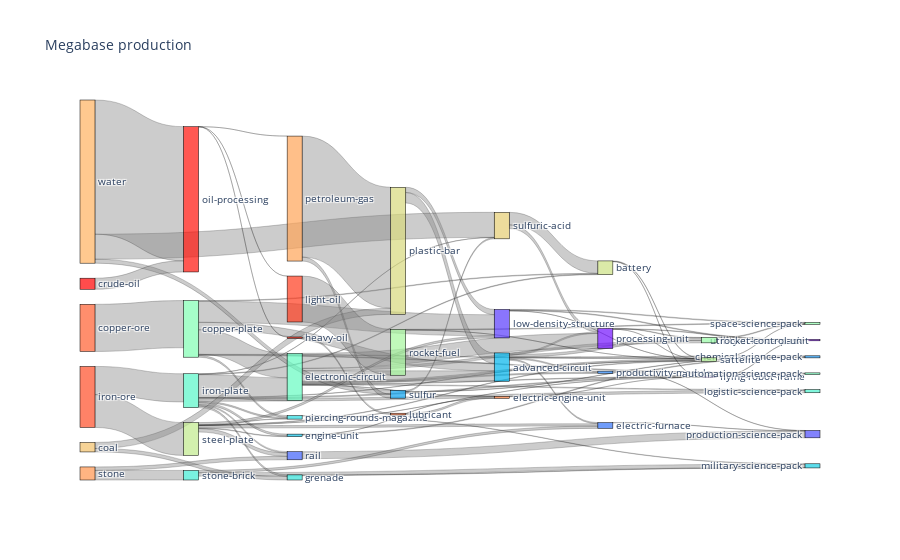

Notebook code cell kept with this figure:
### Code cell
import plotly.graph_objects as go

def mpc_to_rgba(value, alpha=1):
    return 'rgba({},{},{},{})'.format(*[int(f * 255) for f in matplotlib.colors.to_rgb(value)], alpha)

c = iter(cm.rainbow(np.linspace(0, 1, G.order())))

node_label = [str(n) for n in G]
node_color = [next(c) for n in G]

(source, target, value, edge_color, edge_label) = zip(*[
        [*[node_label.index(n) for n in edge],
         w,
         'rgba(127,127,127,0.4)',
         '{}->{}'.format(*edge)
        ] for (*edge, w) in G.edges.data('width')
    ])

fig = go.Figure(data=[go.Sankey(
    valueformat = ".0f",
    valuesuffix = "TWh",
    # Define nodes
    node = dict(
      pad = 15,
      thickness = 15,
      line = dict(color = "black", width = 0.5),
      label =  node_label,
      color =  [mpc_to_rgba(color, 0.7) for color in node_color]
    ),
    # Add links
    link = dict(
      source =  source,
      target =  target,
      value =  value,
      label =  edge_label,
      line = dict(color = "black", width = 0.2),
      color =  edge_color
))])

fig.update_layout(title_text="Megabase production", font_size=10)
fig.show()

### Figure 1 — Plotly figure (JSON) as saved in the notebook; plotly's stock layout.template omitted (floating-point values rounded to 4 significant figures)
{"data": [{"link": {"color": ["rgba(127,127,127,0.4)", "rgba(127,127,127,0.4)", "rgba(127,127,127,0.4)", "rgba(127,127,127,0.4)", "rgba(127,127,127,0.4)", "rgba(127,127,127,0.4)", "rgba(127,127,127,0.4)", "rgba(127,127,127,0.4)", "rgba(127,127,127,0.4)", "rgba(127,127,127,0.4)", "rgba(127,127,127,0.4)", "rgba(127,127,127,0.4)", "rgba(127,127,127,0.4)", "rgba(127,127,127,0.4)", "rgba(127,127,127,0.4)", "rgba(127,127,127,0.4)", "rgba(127,127,127,0.4)", "rgba(127,127,127,0.4)", "rgba(127,127,127,0.4)", "rgba(127,127,127,0.4)", "rgba(127,127,127,0.4)", "rgba(127,127,127,0.4)", "rgba(127,127,127,0.4)", "rgba(127,127,127,0.4)", "rgba(127,127,127,0.4)", "rgba(127,127,127,0.4)", "rgba(127,127,127,0.4)", "rgba(127,127,127,0.4)", "rgba(127,127,127,0.4)", "rgba(127,127,127,0.4)", "rgba(127,127,127,0.4)", "rgba(127,127,127,0.4)", "rgba(127,127,127,0.4)", "rgba(127,127,127,0.4)", "rgba(127,127,127,0.4)", "rgba(127,127,127,0.4)", "rgba(127,127,127,0.4)", "rgba(127,127,127,0.4)", "rgba(127,127,127,0.4)", "rgba(127,127,127,0.4)", "rgba(127,127,127,0.4)", "rgba(127,127,127,0.4)", "rgba(127,127,127,0.4)", "rgba(127,127,127,0.4)", "rgba(127,127,127,0.4)", "rgba(127,127,127,0.4)", "rgba(127,127,127,0.4)", "rgba(127,127,127,0.4)", "rgba(127,127,127,0.4)", "rgba(127,127,127,0.4)", "rgba(127,127,127,0.4)", "rgba(127,127,127,0.4)", "rgba(127,127,127,0.4)", "rgba(127,127,127,0.4)", "rgba(127,127,127,0.4)", "rgba(127,127,127,0.4)", "rgba(127,127,127,0.4)", "rgba(127,127,127,0.4)", "rgba(127,127,127,0.4)", "rgba(127,127,127,0.4)", "rgba(127,127,127,0.4)", "rgba(127,127,127,0.4)", "rgba(127,127,127,0.4)", "rgba(127,127,127,0.4)", "rgba(127,127,127,0.4)", "rgba(127,127,127,0.4)", "rgba(127,127,127,0.4)", "rgba(127,127,127,0.4)", "rgba(127,127,127,0.4)", "rgba(127,127,127,0.4)", "rgba(127,127,127,0.4)", "rgba(127,127,127,0.4)", "rgba(127,127,127,0.4)", "rgba(127,127,127,0.4)", "rgba(127,127,127,0.4)", "rgba(127,127,127,0.4)", "rgba(127,127,127,0.4)", "rgba(127,127,127,0.4)", "rgba(127,127,127,0.4)", "rgba(127,127,127,0.4)", "rgba(127,127,127,0.4)", "rgba(127,127,127,0.4)", "rgba(127,127,127,0.4)", "rgba(127,127,127,0.4)", "rgba(127,127,127,0.4)"], "label": ["processing-unit->utility-science-pack", "processing-unit->sattelite", "processing-unit->rocket-control-unit", "flying-robot-frame->utility-science-pack", "low-density-structure->utility-science-pack", "low-density-structure->space-science-pack", "low-density-structure->sattelite", "rail->production-science-pack", "electric-furnace->production-science-pack", "productivity-module->production-science-pack", "sulfur->chemical-science-pack", "sulfur->sulfuric-acid", "advanced-circuit->chemical-science-pack", "advanced-circuit->rocket-control-unit", "advanced-circuit->processing-unit", "advanced-circuit->electric-furnace", "advanced-circuit->productivity-module", "engine-unit->chemical-science-pack", "engine-unit->electric-engine-unit", "piercing-rounds-magazine->military-science-pack", "grenade->military-science-pack", "stone-brick->military-science-pack", "stone-brick->electric-furnace", "iron-plate->logistic-science-pack", "iron-plate->automation-science-pack", "iron-plate->sattelite", "iron-plate->grenade", "iron-plate->piercing-rounds-magazine", "iron-plate->rail", "iron-plate->engine-unit", "iron-plate->electronic-circuit", "iron-plate->battery", "iron-plate->sulfuric-acid", "electronic-circuit->logistic-science-pack", "electronic-circuit->sattelite", "electronic-circuit->rocket-control-unit", "electronic-circuit->processing-unit", "electronic-circuit->productivity-module", "electronic-circuit->flying-robot-frame", "electronic-circuit->advanced-circuit", "electronic-circuit->electric-engine-unit", "copper-plate->automation-science-pack", "copper-plate->sattelite", "copper-plate->low-density-structure", "copper-plate->piercing-rounds-magazine", "copper-plate->advanced-circuit", "copper-plate->electronic-circuit", "copper-plate->battery", "rocket-control-unit->space-science-pack", "rocket-fuel->space-science-pack", "rocket-fuel->sattelite", "sattelite->space-science-pack", "steel-plate->sattelite", "steel-plate->low-density-structure", "steel-plate->piercing-rounds-magazine", "steel-plate->rail", "steel-plate->electric-furnace", "steel-plate->flying-robot-frame", "steel-plate->engine-unit", "battery->sattelite", "battery->flying-robot-frame", "plastic-bar->low-density-structure", "plastic-bar->advanced-circuit", "sulfuric-acid->processing-unit", "sulfuric-acid->battery", "coal->grenade", "coal->plastic-bar", "water->sulfur", "water->sulfuric-acid", "water->oil-processing", "petroleum-gas->sulfur", "petroleum-gas->plastic-bar", "stone->rail", "stone->stone-brick", "electric-engine-unit->flying-robot-frame", "lubricant->electric-engine-unit", "copper-ore->copper-plate", "iron-ore->iron-plate", "iron-ore->steel-plate", "light-oil->rocket-fuel", "heavy-oil->lubricant", "oil-processing->heavy-oil", "oil-processing->light-oil", "oil-processing->petroleum-gas", "crude-oil->oil-processing"], "line": {"color": "black", "width": 0.2}, "source": [1, 1, 1, 2, 3, 3, 3, 5, 6, 7, 9, 9, 10, 10, 10, 10, 10, 11, 11, 13, 14, 15, 15, 17, 17, 17, 17, 17, 17, 17, 17, 17, 17, 18, 18, 18, 18, 18, 18, 18, 18, 20, 20, 20, 20, 20, 20, 20, 22, 23, 23, 24, 25, 25, 25, 25, 25, 25, 25, 26, 26, 27, 27, 28, 28, 29, 29, 30, 30, 30, 31, 31, 32, 32, 33, 34, 35, 36, 36, 37, 38, 39, 39, 39, 40], "target": [0, 24, 22, 0, 0, 21, 24, 4, 4, 4, 8, 28, 8, 22, 1, 6, 7, 8, 33, 12, 12, 12, 6, 16, 19, 24, 14, 13, 5, 11, 18, 26, 28, 16, 24, 22, 1, 7, 2, 10, 33, 19, 24, 3, 13, 10, 18, 26, 21, 21, 24, 21, 24, 3, 13, 5, 6, 2, 11, 24, 2, 3, 10, 1, 26, 14, 27, 9, 28, 39, 9, 27, 5, 15, 2, 33, 20, 17, 25, 23, 34, 38, 37, 31, 39], "value": [476.2, 100, 510, 238.1, 714.3, 714.3, 100, 7143, 238.1, 238.1, 357.1, 1293, 1071, 2551, 1552, 1190, 1190, 714.3, 121.5, 357.1, 357, 3571, 2381, 2602, 1020, 300, 1786, 1429, 1276, 2047, 23605, 646.3, 258.5, 714.3, 1525, 2551, 15519, 1190, 510.2, 10793, 243, 714, 500, 21836, 1786, 7710, 25291, 646.3, 714.3, 714.3, 50, 1, 500, 2184, 357, 3571, 2381, 170.1, 597, 500, 340.1, 5459, 10793, 3880, 12925, 3571, 6251, 4121, 25854, 138648, 4121, 125020, 3571, 9921, 170.1, 1822, 48736, 29140, 33889, 47452, 1402, 10, 10, 10, 11458]}, "node": {"color": ["rgba(127,0,255,0.7)", "rgba(115,18,254,0.7)", "rgba(103,37,254,0.7)", "rgba(89,59,253,0.7)", "rgba(77,77,251,0.7)", "rgba(63,97,250,0.7)", "rgba(51,115,248,0.7)", "rgba(39,131,245,0.7)", "rgba(25,149,242,0.7)", "rgba(13,164,239,0.7)", "rgba(0,180,235,0.7)", "rgba(12,193,231,0.7)", "rgba(24,205,227,0.7)", "rgba(38,217,222,0.7)", "rgba(50,226,217,0.7)", "rgba(64,236,211,0.7)", "rgba(76,242,206,0.7)", "rgba(88,247,200,0.7)", "rgba(102,251,193,0.7)", "rgba(114,254,187,0.7)", "rgba(128,254,179,0.7)", "rgba(140,254,172,0.7)", "rgba(152,251,165,0.7)", "rgba(166,247,157,0.7)", "rgba(178,242,149,0.7)", "rgba(192,234,140,0.7)", "rgba(204,226,132,0.7)", "rgba(216,217,124,0.7)", "rgba(230,205,115,0.7)", "rgba(242,193,106,0.7)", "rgba(255,178,96,0.7)", "rgba(255,164,87,0.7)", "rgba(255,149,78,0.7)", "rgba(255,131,68,0.7)", "rgba(255,115,59,0.7)", "rgba(255,95,48,0.7)", "rgba(255,77,39,0.7)", "rgba(255,59,29,0.7)", "rgba(255,37,18,0.7)", "rgba(255,18,9,0.7)", "rgba(255,0,0,0.7)"], "label": ["utility-science-pack", "processing-unit", "flying-robot-frame", "low-density-structure", "production-science-pack", "rail", "electric-furnace", "productivity-module", "chemical-science-pack", "sulfur", "advanced-circuit", "engine-unit", "military-science-pack", "piercing-rounds-magazine", "grenade", "stone-brick", "logistic-science-pack", "iron-plate", "electronic-circuit", "automation-science-pack", "copper-plate", "space-science-pack", "rocket-control-unit", "rocket-fuel", "sattelite", "steel-plate", "battery", "plastic-bar", "sulfuric-acid", "coal", "water", "petroleum-gas", "stone", "electric-engine-unit", "lubricant", "copper-ore", "iron-ore", "light-oil", "heavy-oil", "oil-processing", "crude-oil"], "line": {"color": "black", "width": 0.5}, "pad": 15, "thickness": 15}, "type": "sankey", "valueformat": ".0f", "valuesuffix": "TWh"}], "layout": {"font": {"size": 10}, "title": {"text": "Megabase production"}}}
